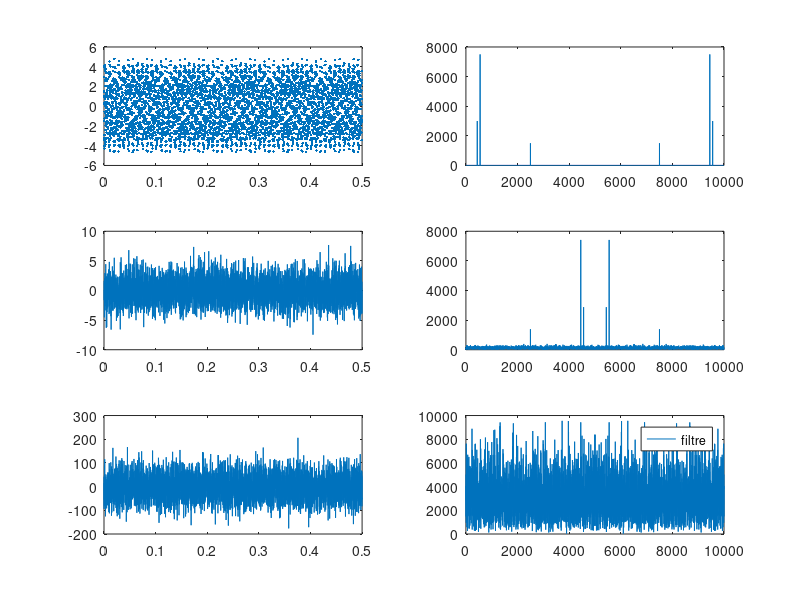

Here is the MATLAB script that generated this plot: (Note: this script raises an error after producing the figure.)
clear all
close all
clc

fe = 1e4;
Te = 1/fe;
N = 5000; 
% generer un vecteur t qui contient des valeurs discretes et on applique le
% cosinus sur le vecteur t
  t = 0: Te: (N -1)*Te;
 %un signal enchantillone avec une frequence de 10^4
x = 1.2*cos(2*pi*440*t + 1.2) + 3*cos(2*pi*550*t) + 0.6*cos(2*pi*2500*t);
subplot(3, 2, 1)
plot(t,x,".")
% % Application de la tfd
%on configure l'axe frequentiel avec un pas de descretisation de fe/N
fshift = 0: fe/N : (N -1)*(fe/N);
x = 1.2*cos(2*pi*440*t + 1.2) + 3*cos(2*pi*550*t) + 0.6*cos(2*pi*2500*t);
subplot(3, 2, 2)
%on represente le module du spectre d'amplitude
y= abs(fft(x));
plot(fshift,y)

%on va injecter le bruit dans le signal
subplot(3, 2, 3)
xbruit = x + 2*randn(size(x));
plot(t,2*randn(size(x)))

subplot(3, 2, 4)
ybruit = abs(fft(xbruit));
plot(fshift,fftshift(ybruit))
%on va intensifier le bruit dans le signal en augmentant le coefficients

subplot(3, 2, 5)
xbruit2 = x + 50*randn(size(x));
plot(t,50*randn(size(x)))

subplot(3, 2, 6)
ybruit3 = abs(fft(xbruit2));
plot(fshift,fftshift(ybruit3))

%% clear all
close all
clc 

fe=10000;
Te=1/fe;
N=5000;

t = 0:Te:(N-1)*Te;
x = 1.2*cos(2*pi*440*t+1.2)+3*cos(2*pi*550*t)+0.6*cos(2*pi*2500*t);
x2 = 1.2*cos(2*pi*440*t+1.2)+3*cos(2*pi*550*t);

f = (0:N-1)*(fe/N);
fshift = (-N/2:N/2-1)*(fe/N);
y = fft(x);

% Conception du filtre 
  %initialisation du filtre
pass_bas = zeros(size(x));
 %definir la frequence de coupure
fc = 2000;
%l'index de la frequence de coupure

index_fc = ceil((fc*N)/fe);
%ceil Arrondit chaque élément de X à l'entier le plus proche, supérieur ou égal à cet élément.
pass_bas(1:index_fc) = 1;
pass_bas(N-index_fc+1:N) = 1;
% plot(f,pass_bas,"linewidth",1.5)
legend("filtre")
% Filtrage

x_filter_freq = pass_bas.*y;
x_filter_temp = ifft(x_filter_freq,"symmetric");

%  plot(fshift, fftshift(abs(fft(x_filter_temp))));

 plot(t,x2-x_filter_temp)








%% Analyse fréquentielle du chant du rorqual bleu
%on enregistre l'audiodans une variable nommée "data" et la fréquence d'échantillonnage dans une variable nommée "fs"
[data,fs]=audioread("bluewhale (1).wav");
sound(data,fs);

son1 = data(2.45e4: 3.10e4);
%sound(data,fs);

plot(son1);
xlabel('t');
ylabel('son');
title('Représentation temporelle du son roqual bleu')
grid on

%% 
    taille=size(data);
  %On applique la transformation de fourier rapide sur le chant 
     Schant = fft(data);
    %Densité spectrale du Chant
    Densite_spectrale_chant = abs(Schant).^2/taille;
    f = (0:floor(taille/2))*(fs/taille)/10;
    plot(f,Densite_spectrale_chant(1:floor(taille/2)+1));
   
    %% 

%question 3:
N=length(son);
x = abs(fft(son)).^2/N; 
f = (0:floor(N/2))*(Fe/N)/10;
plot(f,x(1:floor(N/2)+1));
title('Le signal densité spectrale de puissance du signal')
grid on
